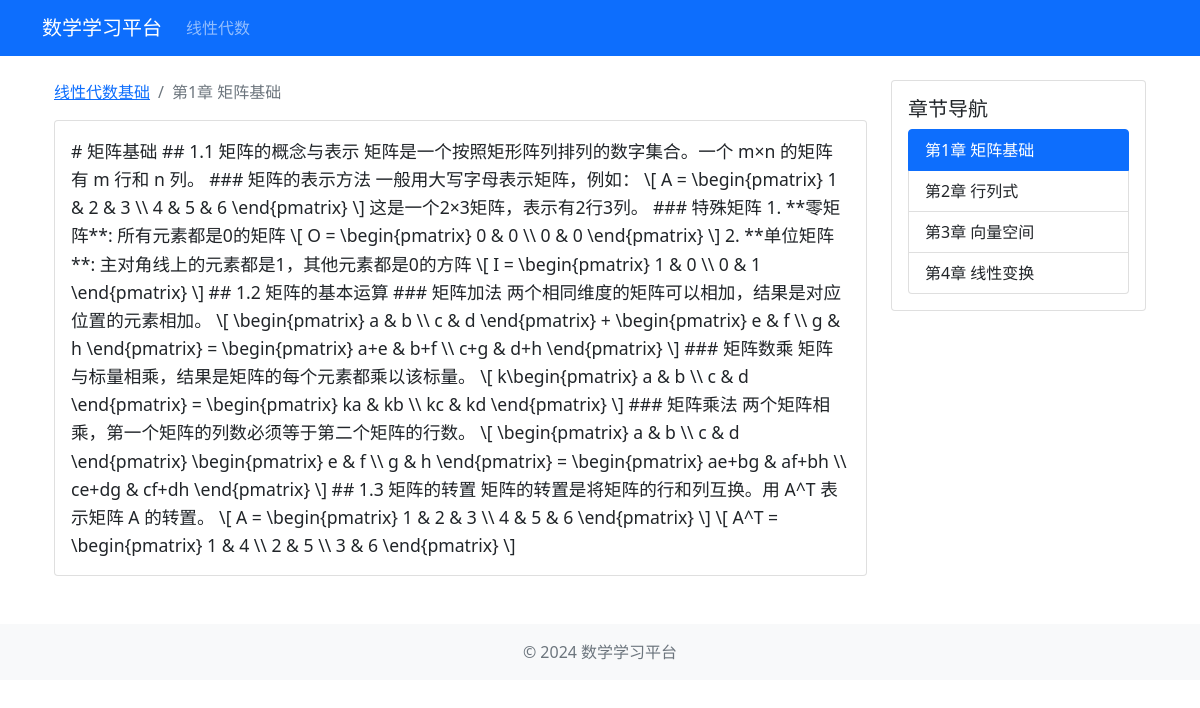
The app's page /course/chapter/1 with its own data.
### models.py (models this page shows)
class Course(db.Model):
    id = db.Column(db.Integer, primary_key=True)
    title = db.Column(db.String(100), nullable=False)
    description = db.Column(db.Text)
    category = db.Column(db.String(50))  # 线性代数/高数/概率论
    created_at = db.Column(db.DateTime, default=datetime.utcnow)
    updated_at = db.Column(db.DateTime, default=datetime.utcnow, onupdate=datetime.utcnow)
    chapters = db.relationship('Chapter', backref='course', lazy=True, order_by='Chapter.order')

class Chapter(db.Model):
    id = db.Column(db.Integer, primary_key=True)
    title = db.Column(db.String(100), nullable=False)
    content = db.Column(db.Text)
    order = db.Column(db.Integer, default=0)
    course_id = db.Column(db.Integer, db.ForeignKey('course.id'), nullable=False)
    created_at = db.Column(db.DateTime, default=datetime.utcnow)
    updated_at = db.Column(db.DateTime, default=datetime.utcnow, onupdate=datetime.utcnow)

### routes/course.py (the view)
@course_bp.route('/chapter/<int:chapter_id>')
def chapter_detail(chapter_id):
    try:
        current_app.logger.info(f'访问章节详情页面，章节ID: {chapter_id}')
        chapter = Chapter.query.get_or_404(chapter_id)
        current_app.logger.info(f'找到章节 - ID: {chapter.id}, 标题: {chapter.title}')
        return render_template('course/chapter_detail.html', chapter=chapter)
    except Exception as e:
        current_app.logger.error(f'访问章节详情页面出错: {str(e)}')
        current_app.logger.error(traceback.format_exc())
        return render_template('errors/500.html'), 500

### templates/course/chapter_detail.html (shortened to what this page needs)
{% extends "base.html" %}
{% block content %}
<div class="container">
    <div class="row">
        <div class="col-md-9">
            <nav aria-label="breadcrumb">
                <ol class="breadcrumb">
                    <li class="breadcrumb-item"><a href="{{ url_for('course.linear_algebra') }}">{{ chapter.course.title }}</a></li>
                    <li class="breadcrumb-item active">{{ chapter.title }}</li>
                </ol>
            </nav>
            <div class="card">
                <div class="card-body chapter-content">
                    {{ chapter.content|safe }}
                </div>
            </div>
        </div>
        <div class="col-md-3">
            <div class="card">
                <div class="card-body">
                    <h5 class="card-title">章节导航</h5>
                    <div class="list-group">
                        {% for ch in chapter.course.chapters %}
                        <a href="{{ url_for('course.chapter_detail', chapter_id=ch.id) }}"
                           class="list-group-item list-group-item-action {% if ch.id == chapter.id %}active{% endif %}">
                            {{ ch.title }}
                        </a>
                        {% endfor %}
                    </div>
                </div>
            </div>
        </div>
    </div>
</div>
{% endblock %}

### templates/base.html (shortened to what this page needs)
<!DOCTYPE html>
<html lang="zh">
<head>
    <link href="https://cdn.jsdelivr.net/npm/bootstrap@5.1.3/dist/css/bootstrap.min.css" rel="stylesheet">
</head>
<body>
    <nav class="navbar navbar-expand-lg navbar-dark bg-primary">
        <div class="container">
            <a class="navbar-brand" href="/">数学学习平台</a>
            <div class="collapse navbar-collapse" id="navbarNav">
                <ul class="navbar-nav me-auto">
                    <li class="nav-item">
                        <a class="nav-link" href="{{ url_for('course.list_courses', category='linear-algebra') }}">线性代数</a>
                    </li>
                </ul>
            </div>
        </div>
    </nav>
    <main class="container mt-4">
        {% block content %}{% endblock %}
    </main>
    <footer class="footer mt-5 py-3 bg-light">
        <div class="container text-center">
            <span class="text-muted">© 2024 数学学习平台</span>
        </div>
    </footer>
</body>
</html>

### templates/course/chapter_detail.html (style rules this page uses)
.chapter-content { font-size: 1.1em; line-height: 1.6; }

### records on screen
Course: course "线性代数基础"
Chapter: title "第1章 矩阵基础", content "# 矩阵基础 ## 1.1 矩阵的概念与表示 矩阵是一个按照矩形阵列排列的数字集合。一个 m×n 的矩阵有 m 行和 n 列。 ### 矩阵的表示方法 一般用大写字母表示矩阵，例如： \\[ A = \\begin{pmatrix} 1 & 2 & 3 \\\\ 4 & 5 & 6 \\end{pmatrix} \\] 这是一个2×3矩阵，表示有2行3列。 ### 特殊矩阵 1. **零矩阵**: 所有元素都是0的矩阵 \\[ O = \\begin{pmatrix} 0 & 0 \\\\ 0 & 0 \\end{pmatrix} \\] 2. **单位矩阵**: 主对角线上的元素都是1，其他元素都是0的方阵 \\[ I = \\begin{pmatrix} 1 & 0 \\\\ 0 & 1 \\end{pmatrix} \\] ## 1.2 矩阵的基本运算 ### 矩阵加法 两个相同维度的矩阵可以相加，结果是对应位置的元素相加。 \\[ \\begin{pmatrix} a & b \\\\ c & d \\end{pmatrix} + \\begin{pmatrix} e & f \\\\ g & h \\end{pmatrix} = \\begin{pmatrix} a+e & b+f \\\\ c+g & d+h \\end{pmatrix} \\] ### 矩阵数乘 矩阵与标量相乘，结果是矩阵的每个元素都乘以该标量。 \\[ k\\begin{pmatrix} a & b \\\\ c & d \\end{pmatrix} = \\begin{pmatrix} ka & kb \\\\ kc & kd \\end{pmatrix} \\] ###…"
Chapter: title "第2章 行列式"
Chapter: title "第3章 向量空间"
Chapter: title "第4章 线性变换"
